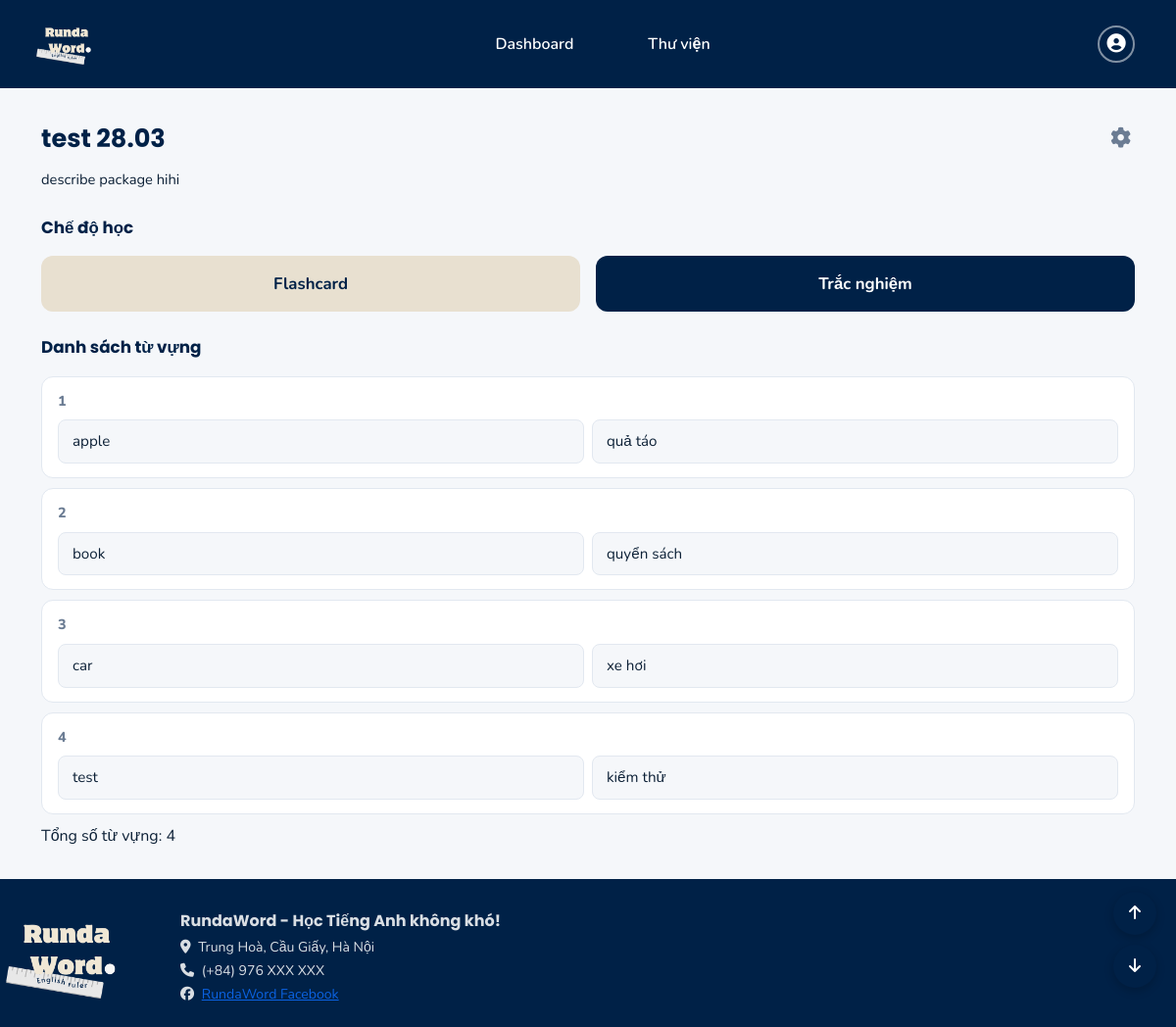
Screenshot of /package/1 (signed in) with the database file from the repository.
### main.py (models this page shows)
class VocabPackage(db.Model):
    __tablename__ = 'vocab_packages'
    id = db.Column(db.Integer, primary_key=True)
    package_name = db.Column(db.String(100), nullable=False)
    package_description = db.Column(db.Text)
    created_at = db.Column(db.DateTime, default=datetime.utcnow)
    updated_at = db.Column(db.DateTime, default=datetime.utcnow)
    user_id = db.Column(db.Integer, db.ForeignKey('users.id'), nullable=False)
    is_public = db.Column(db.Boolean, default=True)
    vocabularies = db.relationship('Vocabulary', backref='package', lazy=True, cascade='all, delete-orphan')

class Vocabulary(db.Model):
    __tablename__ = 'vocabularies'
    id = db.Column(db.Integer, primary_key=True)
    word_en = db.Column(db.String(150), nullable=False)
    word_vi = db.Column(db.String(255), nullable=False)
    package_id = db.Column(db.Integer, db.ForeignKey('vocab_packages.id'), nullable=False)

### main.py (the view)
@app.route('/package/<int:package_id>')
@login_required
def package_detail(package_id):
    package = VocabPackage.query.get_or_404(package_id)
    if package.user_id != current_user.id:
        flash('Bạn không có quyền truy cập gói từ này!', 'danger')
        return redirect(url_for('packages'))
    return render_template('package_detail.html', package=package)

### main.py (called while the page is built)
@login_manager.user_loader
def load_user(user_id):
    return User.query.get(int(user_id))

### templates/package_detail.html (shortened to what this page needs)
{% extends "base.html" %}
{% block content %}
<div class="d-flex justify-content-between align-items-start mb-2">
    <div class="page-title mb-1">{{ package.package_name }}</div>
    <div class="dropdown">
        <button class="settings-btn" data-bs-toggle="dropdown">
            <i class="fas fa-cog"></i>
        </button>
    </div>
</div>
{% if package.package_description %}
<p style="color:var(--text);font-size:0.92rem;line-height:1.6;margin-bottom:24px;">{{ package.package_description }}</p>
{% endif %}
<div class="section-header">Chế độ học</div>
<div class="d-flex gap-3 mb-4">
    <a href="{{ url_for('flashcard', package_id=package.id) }}"
        class="btn btn-study-flashcard text-center">Flashcard</a>
    <a href="{{ url_for('quiz', package_id=package.id) }}" class="btn btn-study-quiz text-center">Trắc nghiệm</a>
</div>
<div class="section-header">Danh sách từ vựng</div>
{% if package.vocabularies %}
{% for vocab in package.vocabularies %}
<div class="vocab-row">
    <div class="vocab-num">{{ loop.index }}</div>
    <div class="row g-2">
        <div class="col-6">
            <div class="vocab-field">{{ vocab.word_en }}</div>
        </div>
        <div class="col-6">
            <div class="vocab-field">{{ vocab.word_vi }}</div>
        </div>
    </div>
</div>
{% endfor %}
{% if package.vocabularies|length > 0 %}
<div class="totalVocab">Tổng số từ vựng: {{ package.vocabularies|length }}</div>
{% endif %}
{% else %}
<div class="rw-card text-center py-4">
    <i class="fas fa-inbox fa-2x mb-2" style="color:var(--muted)"></i>
    <p class="text-muted mb-2">Chưa có từ vựng nào</p>
    <a href="{{ url_for('edit_package', package_id=package.id) }}" class="btn btn-navy btn-sm">Thêm từ vựng</a>
</div>
{% endif %}
<div class="scroll-buttons">
    <button class="scroll-btn" onclick="scrollToTop()" title="Lên đầu trang">
        <i class="fas fa-arrow-up"></i>
    </button>
    <button class="scroll-btn" onclick="scrollToBottom()" title="Xuống cuối trang">
        <i class="fas fa-arrow-down"></i>
    </button>
</div>
{% endblock %}

### templates/base.html (shortened to what this page needs)
<!DOCTYPE html>
<html lang="vi">
<head>
    <link href="https://cdn.jsdelivr.net/npm/bootstrap@5.3.3/dist/css/bootstrap.min.css" rel="stylesheet">
    <link rel="stylesheet" href="https://cdnjs.cloudflare.com/ajax/libs/font-awesome/6.5.1/css/all.min.css">
    <link rel="stylesheet" href="{{ url_for('static', filename='css/main.css') }}">
</head>
<body>
    <nav class="navbar navbar-expand-lg">
        <div class="container">
            <a class="navbar-brand" href="{{ url_for('index') }}">
                <div class="brand-logo">
                    <img src="{{ url_for('static', filename='imgs/RundaWord-logo.png') }}" alt="rundaword-logo"
                        width="80" height="70">
                </div>
            </a>
            <div class="collapse navbar-collapse" id="navbarNav">
                {% if current_user.is_authenticated %}
                <ul class="navbar-nav mx-auto">
                    <li class="nav-item">
                        <a class="nav-link" href="{{ url_for('dashboard') }}">Dashboard</a>
                    </li>
                    <li class="nav-item">
                        <a class="nav-link" href="{{ url_for('packages') }}">Thư viện</a>
                    </li>
                </ul>
                <ul class="navbar-nav">
                    <li class="nav-item dropdown">
                        <a class="navbar-icon-btn" href="#" data-bs-toggle="dropdown" role="button">
                            <i class="fas fa-user-circle"></i>
                        </a>
                    </li>
                </ul>
                {% endif %}
            </div>
        </div>
    </nav>
    <main>
        <div class="container">
            {% block content %}{% endblock %}
        </div>
    </main>
    <footer>
        <div class="container">
            <div class="row align-items-center" style="gap:50px">
                <div class="col-auto me-3">
                    <div class="brand-logo">
                        <img src="../static/imgs/RundaWord-logo.png" alt="rundaword-logo" width="160" height="140">
                    </div>
                </div>
                <div class="col">
                    <p class="footer-logo-text mb-1">RundaWord - Học Tiếng Anh không khó!</p>
                    <p><i class="fas fa-map-marker-alt me-1"></i> Trung Hoà, Cầu Giấy, Hà Nội</p>
                    <p><i class="fas fa-phone me-1"></i> (+84) 976 XXX XXX</p>
                    <p><i class="fab fa-facebook me-1"></i> <a href="https://www.facebook.com/chin.rangdao"
                            target="_blank">RundaWord Facebook</a></p>
                </div>
            </div>
        </div>
    </footer>
</body>
</html>

### static/css/main.css (style rules this page uses)
:root { --navy: #002147; --navy-light: #1a3a5c; --cream: #f0ebe0; --cream-btn: #e8e0d0; --accent: #1a5cad; --text: #0d2137; --muted: #6b7c93; --bg: #f5f7fa; --card-bg: #ffffff; --border: #e2e8f0; }
.section-header { font-family: 'Poppins'; font-weight: 700; color: var(--navy); font-size: 1.1rem; }
* { box-sizing: border-box; }
body { font-family: 'Nunito', sans-serif; background: var(--bg); color: var(--text); min-height: 100vh; display: flex; flex-direction: column; }
.navbar { background-color: var(--navy); padding: 14px 0; }
.navbar-brand { display: flex; align-items: center; gap: 10px; text-decoration: none; }
.brand-logo { width: 52px; height: 52px; background: transparent; display: flex; align-items: center; justify-content: center; flex-shrink: 0; }
.navbar .nav-link { color: white !important; font-weight: 600; font-size: 1rem; padding: 6px 18px; border-radius: 8px; transition: background 0.15s; margin: 0 30px 0 30px }
.navbar-icon-btn { width: 38px; height: 38px; border-radius: 50%; border: 2px solid rgba(255, 255, 255, 0.5); color: white; display: flex; align-items: center; justify-content: center; font-size: 1.2rem; cursor: pointer; background: transparent; transition: background 0.15s; text-decoration: none; }
.navbar-icon-btn::after { display: none !important; }
main { flex: 1; padding: 32px 0; }
.btn-study-flashcard { background: var(--cream-btn); color: var(--navy); border: none; border-radius: 12px; font-weight: 700; font-size: 1.05rem; padding: 16px 28px; flex: 1; transition: background 0.15s; }
.btn-study-quiz { background: var(--navy); color: white; border: none; border-radius: 12px; font-weight: 700; font-size: 1.05rem; padding: 16px 28px; flex: 1; transition: background 0.15s; }
.vocab-row { background: white; border: 1px solid var(--border); border-radius: 12px; padding: 14px 16px; margin-bottom: 10px; }
.vocab-row .vocab-num { font-weight: 800; color: var(--muted); font-size: 0.9rem; margin-bottom: 8px; }
.vocab-field { background: var(--bg); border: 1px solid var(--border); border-radius: 8px; padding: 10px 14px; font-size: 0.95rem; width: 100%; }
.settings-btn { background: none; border: none; color: var(--muted); font-size: 1.3rem; cursor: pointer; padding: 4px; transition: color 0.15s; }
.section-header { font-family: 'Poppins', sans-serif; font-weight: 700; font-size: 1.05rem; color: var(--navy); margin-bottom: 16px; }
footer { background: var(--navy); color: white; padding: 28px 0 20px; }
footer .footer-logo-text { font-family: 'Poppins', sans-serif; font-weight: 700; font-size: 1rem; }
footer p { font-size: 0.88rem; opacity: 0.85; margin: 3px 0; }
.page-title { font-family: 'Poppins', sans-serif; font-weight: 700; font-size: 1.6rem; color: var(--navy); margin-bottom: 4px; }
.scroll-buttons { position: fixed; right: 20px; bottom: 40px; display: flex; flex-direction: column; gap: 10px; z-index: 999; }
.scroll-btn { width: 44px; height: 44px; border-radius: 50%; border: none; background: var(--navy); color: white; font-size: 16px; box-shadow: 0 3px 10px rgba(0,0,0,0.2); cursor: pointer; transition: transform 0.15s ease; }

### rows the page displays
VocabPackage: package_name "test 28.03", package_description "describe package hihi"
Vocabulary: word_en "apple", word_vi "quả táo"
Vocabulary: word_en "book", word_vi "quyển sách"
Vocabulary: word_en "car", word_vi "xe hơi"
Vocabulary: word_en "test", word_vi "kiểm thử"

### other values shown
{{ package.vocabularies|length }} "4"
